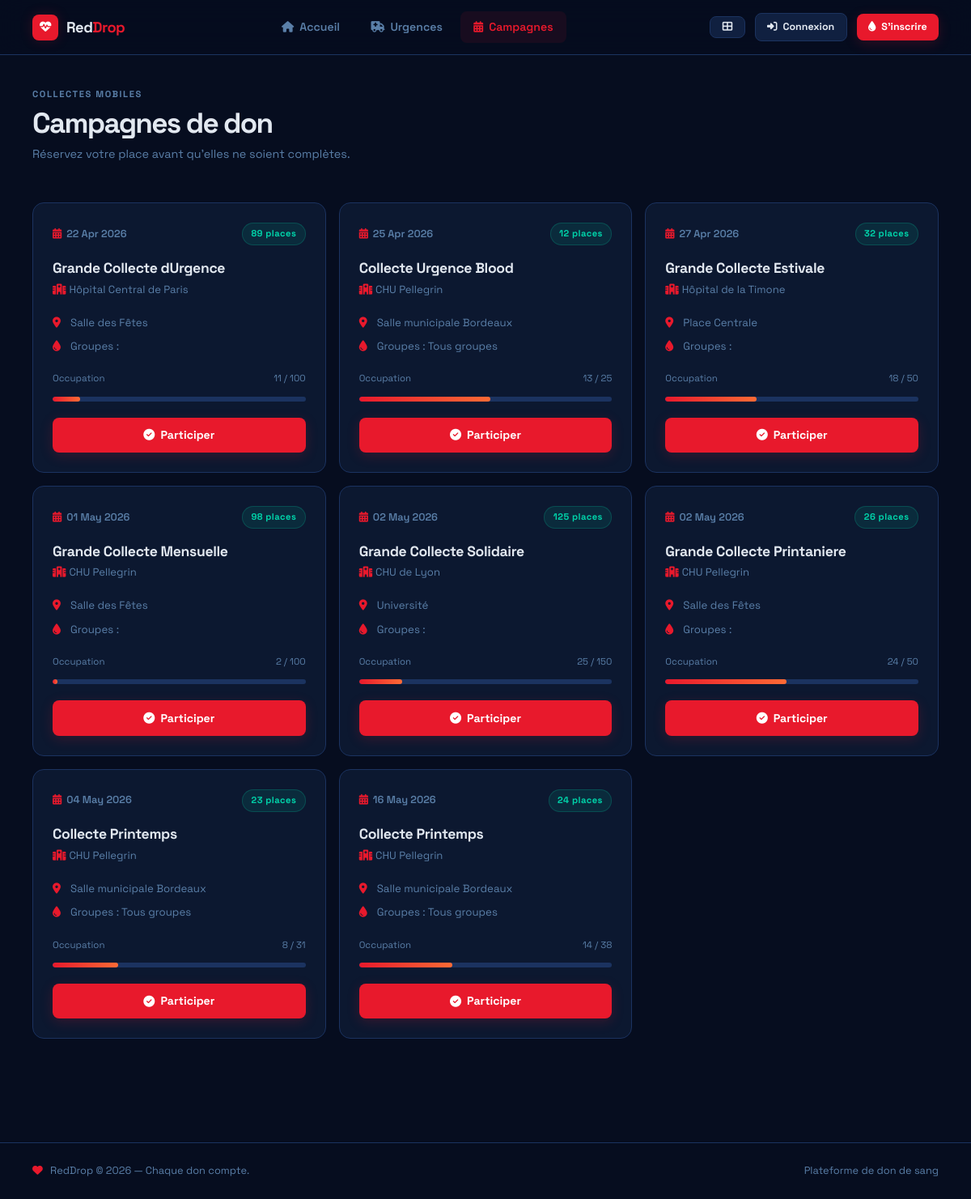
The page /reddrop/campagnes/ on the database its author committed.
### reddrop/models.py (models this page shows, shortened)
class Campagne(models.Model):
    hopital = models.ForeignKey(Hopital, on_delete=models.CASCADE)
    nom = models.CharField(max_length=150)
    date = models.DateField()
    lieu = models.CharField(max_length=150)
    groupes_cibles = models.CharField(max_length=150, help_text='Ex: A+, O-, AB+')
    capacite_totale = models.PositiveIntegerField()
    places_prises = models.PositiveIntegerField(default=0)
    valide = models.BooleanField(default=True)
    class Meta:
        ordering = ['date']
    def places_restantes(self):
        return max(self.capacite_totale - self.places_prises, 0)

class Hopital(models.Model):
    user = models.OneToOneField(settings.AUTH_USER_MODEL, on_delete=models.CASCADE, related_name='hopital_banque')
    nom = models.CharField(max_length=150)
    adresse = models.TextField()
    ville = models.CharField(max_length=100)
    numero_agrement = models.CharField(max_length=50)
    valide = models.BooleanField(default=False)

### reddrop/views.py (the view)
# urls.py: path('campagnes/', views.campaigns, name='blood_campaigns'),
def campaigns(request):
    campagnes = Campagne.objects.filter(valide=True)
    return render(request, 'reddrop/campaigns.html', {
        'campagnes': campagnes,
        'can_publish': _is_hopital(request),
    })

### reddrop/views.py (called while the page is built)
def _is_hopital(request):
    return request.user.is_authenticated and hasattr(request.user, 'hopital_banque')

### reddrop/templates/reddrop/campaigns.html (shortened to what this page needs)
{% extends 'reddrop/base.html' %}
{% load static %}
{% block content %}
<div class="ls-in" style="margin-bottom:2rem;">
  <div style="display:flex; justify-content:space-between; align-items:flex-end; flex-wrap:wrap; gap:1rem;">
    <div>
      <p class="ls-section-title" style="margin-bottom:0.3rem;">Collectes mobiles</p>
      <h1 style="font-size:2.2rem; font-weight:800; letter-spacing:-0.05em; margin:0;">Campagnes de don</h1>
      <p style="color:var(--ls-muted); font-size:0.9rem; margin-top:0.4rem;">Réservez votre place avant qu'elles ne soient complètes.</p>
    </div>
  </div>
</div>
{% if campagnes %}
<div class="row g-3 ls-in-2">
  {% for campagne in campagnes %}
  <div class="col-xl-4 col-lg-6">
    <div class="ls-campaign-card" style="display:flex; flex-direction:column; height:100%;">
      <div style="display:flex; justify-content:space-between; align-items:center; margin-bottom:1.1rem;">
        <div style="display:flex; align-items:center; gap:6px; font-size:0.8rem; color:var(--ls-muted); font-weight:600;">
          <i class="fas fa-calendar-alt" style="color:var(--ls-red);"></i>
          {{ campagne.date|date:"d M Y" }}
        </div>
        {% if campagne.places_restantes > 0 %}
        <span class="ls-pill ls-pill-teal">{{ campagne.places_restantes }} places</span>
        {% else %}
        <span class="ls-pill ls-pill-grey">Complet</span>
        {% endif %}
      </div>
      <h4 style="font-size:1.1rem; font-weight:800; margin-bottom:0.3rem; letter-spacing:-0.02em;">{{ campagne.nom }}</h4>
      <p style="font-size:0.82rem; color:var(--ls-muted); margin-bottom:1.25rem; flex-grow:1;">
        <i class="fas fa-hospital" style="color:var(--ls-red); margin-right:4px;"></i>{{ campagne.hopital.nom }}
      </p>
      <div style="display:flex; flex-direction:column; gap:0.5rem; font-size:0.83rem; color:var(--ls-muted); margin-bottom:1.25rem;">
        <div style="display:flex; align-items:center; gap:8px;">
          <i class="fas fa-map-marker-alt" style="color:var(--ls-red); width:14px;"></i>
          <span>{{ campagne.lieu }}</span>
        </div>
        <div style="display:flex; align-items:center; gap:8px;">
          <i class="fas fa-tint" style="color:var(--ls-red); width:14px;"></i>
          <span>Groupes : {{ campagne.groupes_cibles }}</span>
        </div>
      </div>
      <div style="display:flex; justify-content:space-between; font-size:0.72rem; color:var(--ls-muted); margin-bottom:5px;">
        <span>Occupation</span>
        <span>{{ campagne.places_prises }} / {{ campagne.capacite_totale }}</span>
      </div>
      {% widthratio campagne.places_prises campagne.capacite_totale 100 as pct %}
      <div class="ls-progress-track" style="margin-bottom:1.25rem;">
        <div class="ls-progress-fill" style="width:0;" data-width="{{ pct }}"></div>
      </div>
      {% if campagne.places_restantes > 0 %}
      <form action="{% url 'participer_campagne' campagne.id %}" method="post">
        <button type="submit" class="ls-btn ls-btn-primary ls-btn-full">
          <i class="fas fa-check-circle"></i> Participer
        </button>
      </form>
      {% else %}
      <button class="ls-btn ls-btn-ghost ls-btn-full" disabled style="opacity:0.4; cursor:not-allowed;">
        Campagne complète
      </button>
      {% endif %}
    </div>
  </div>
  {% endfor %}
</div>
{% endif %}
{% endblock %}

### static/css/blood_v2.css (style rules this page uses)
:root { --ls-bg: #060D1F; --ls-surface: #0C1830; --ls-panel: #102040; --ls-elevated: #162A52; --ls-red: #E8192C; --ls-red-dark: #B5121F; --ls-red-glow: rgba(232, 25, 44, 0.18); --ls-red-subtle: rgba(232, 25, 44, 0.08); --ls-orange: #FF6B35; --ls-teal: #00D4AA; --ls-yellow: #FFB800; --ls-text: #E2E8F0; --ls-muted: #5A7FA8; --ls-border: #1B3360; --ls-shadow: 0 8px 32px rgba(0, 0, 0, 0.55); --ls-radius: 14px; --ls-radius-sm: 8px; --nav-h: 68px; }
*, *::before, *::after { box-sizing: border-box; margin: 0; padding: 0; }
body.ls-body { font-family: 'Space Grotesk', sans-serif; background-color: var(--ls-bg); color: var(--ls-text); min-height: 100vh; line-height: 1.6; }
.ls-section-title { font-size: 0.7rem; font-weight: 700; letter-spacing: 0.14em; text-transform: uppercase; color: var(--ls-muted); margin-bottom: 1rem; }
.ls-pill { font-size: 0.7rem; font-weight: 700; padding: 0.25rem 0.65rem; border-radius: 50px; letter-spacing: 0.04em; }
.ls-pill-teal { background: rgba(0,212,170,0.1); color: var(--ls-teal); border: 1px solid rgba(0,212,170,0.2); }
.ls-btn { display: inline-flex; align-items: center; gap: 7px; padding: 0.65rem 1.35rem; border-radius: var(--ls-radius-sm); font-weight: 700; font-size: 0.88rem; cursor: pointer; border: none; transition: all 0.2s; font-family: 'Space Grotesk', sans-serif; }
.ls-btn-primary { background: var(--ls-red); color: #fff; box-shadow: 0 4px 16px var(--ls-red-glow); }
.ls-btn-full { width: 100%; justify-content: center; }
.ls-campaign-card { background: var(--ls-surface); border: 1px solid var(--ls-border); border-radius: var(--ls-radius); padding: 1.5rem; position: relative; overflow: hidden; transition: border-color 0.2s, transform 0.2s; }
.ls-progress-track { background: var(--ls-border); border-radius: 50px; height: 6px; overflow: hidden; margin-top: 0.5rem; }
.ls-progress-fill { background: linear-gradient(90deg, var(--ls-red), var(--ls-orange)); height: 100%; border-radius: 50px; transition: width 0.6s ease; }
.ls-in { animation: glow-in 0.4s ease both; }
.ls-in-2 { animation: glow-in 0.4s ease 0.1s both; }

### rows shown on the page
Campagne: date "22 Apr 2026", places_restantes "89", nom "Grande Collecte dUrgence", hopital.nom "Hôpital Central de Paris", lieu "Salle des Fêtes", places_prises "11", capacite_totale "100", shows "Participer"
Campagne: date "25 Apr 2026", places_restantes "12", nom "Collecte Urgence Blood", hopital.nom "CHU Pellegrin", lieu "Salle municipale Bordeaux", groupes_cibles "Tous groupes", places_prises "13", capacite_totale "25", {{ pct }} 52 (drawn), shows "Participer"
Campagne: date "27 Apr 2026", places_restantes "32", nom "Grande Collecte Estivale", hopital.nom "Hôpital de la Timone", lieu "Place Centrale", places_prises "18", capacite_totale "50", {{ pct }} 36 (drawn), shows "Participer"
Campagne: date "01 May 2026", places_restantes "98", nom "Grande Collecte Mensuelle", hopital.nom "CHU Pellegrin", lieu "Salle des Fêtes", places_prises "2", capacite_totale "100", shows "Participer"
Campagne: date "02 May 2026", places_restantes "125", nom "Grande Collecte Solidaire", hopital.nom "CHU de Lyon", lieu "Université", places_prises "25", capacite_totale "150", {{ pct }} 17 (drawn), shows "Participer"
Campagne: date "02 May 2026", places_restantes "26", nom "Grande Collecte Printaniere", hopital.nom "CHU Pellegrin", lieu "Salle des Fêtes", places_prises "24", capacite_totale "50", {{ pct }} 48 (drawn), shows "Participer"
Campagne: date "04 May 2026", places_restantes "23", nom "Collecte Printemps", hopital.nom "CHU Pellegrin", lieu "Salle municipale Bordeaux", groupes_cibles "Tous groupes", places_prises "8", capacite_totale "31", {{ pct }} 26 (drawn), shows "Participer"
Campagne: date "16 May 2026", places_restantes "24", nom "Collecte Printemps", hopital.nom "CHU Pellegrin", lieu "Salle municipale Bordeaux", groupes_cibles "Tous groupes", places_prises "14", capacite_totale "38", {{ pct }} 37 (drawn), shows "Participer"
